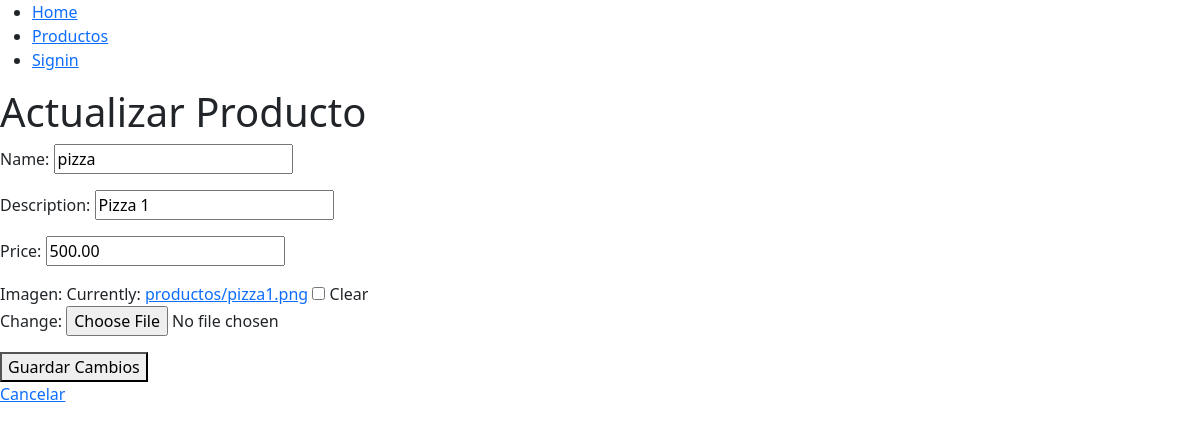
Page /products/1/update/ on the earlier database version.
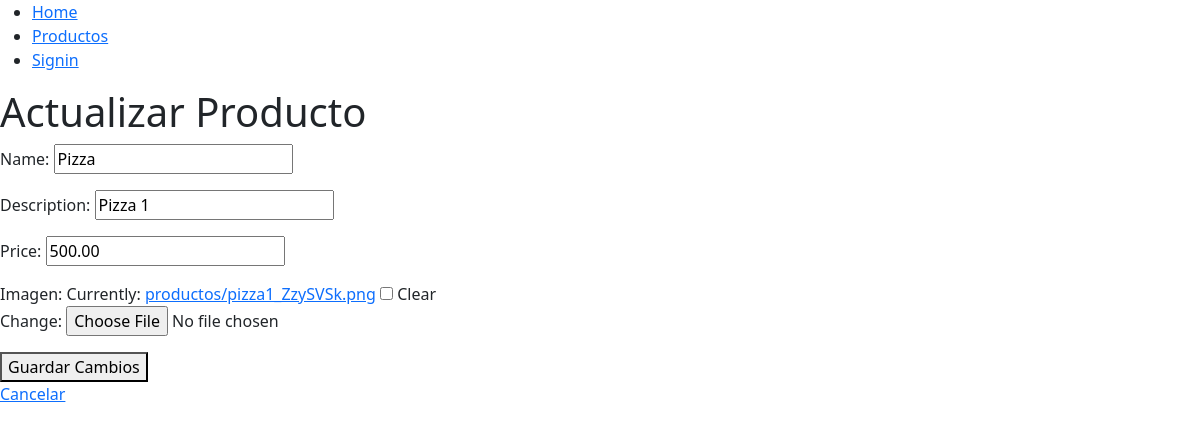
Same page on the later database version.
### product/models.py (models this page shows, shortened)
class Product(models.Model):
    name=models.CharField(max_length=100)
    imagen = models.ImageField(upload_to='productos/', null=True, blank=True)
    description=models.CharField(max_length=100)
    price=models.DecimalField(max_digits=10, decimal_places=2)

### product/views.py (the view)
# urls.py: path('products/<int:id>/update/', views.update_product, name='products_update'),
def update_product(request,id):
    producto = get_object_or_404(Product, id=id)  # Obtener el producto por su ID
    if request.method == 'POST':
        form = ProductForm(request.POST, request.FILES, instance=producto)
        if form.is_valid():
            form.save()  # Guardar los cambios
            return redirect('products')  # Redirigir a la página de detalles del producto
    else:
        form = ProductForm(instance=producto)  # Cargar el formulario con los datos existentes del producto
    return render(request, 'products/update_product.html', {'form': form, 'producto': producto})

### product/forms.py
class ProductForm(forms.ModelForm):
    class Meta:
        model = Product
        fields = ["name", "description", "price", "imagen"]

### product/templates/products/update_product.html (shortened to what this page needs)
{% extends 'base.html' %}
{% block content %}
<h1>Actualizar Producto</h1>
<form method="post" enctype="multipart/form-data">
    {{ form.as_p }}
    <button type="submit">Guardar Cambios</button>
</form>
<a href="{% url 'products' %}">Cancelar</a>
{% endblock %}

### product/templates/base.html (shortened to what this page needs)
{% load static %}
<!DOCTYPE html>
<html lang="en">
  <head>
    <link href="{% static 'css/bootstrap.min.css' %}" rel="stylesheet">
  </head>
  <body>
    <div>
      <ul>
        <li><a href="/">Home</a></li>
        <li><a href="/products">Productos</a></li>
        {% if user.is_authenticated %}
        <li><a href="/signout">Signout</a></li>
        {% else %}
        <li><a href={% url 'signin' %}>Signin</a></li>
        {% endif %}
      </ul>
    </div>
    {% block content %} {% endblock %}
  </body>
</html>

Differences in the rows shown:
changed Product "Pizza 1": name "pizza" → "Pizza"
Other differences:
text no longer shown: "Name: Description: Price: Imagen: Currently: productos/pizza1.png Clear Change:"
text now shown: "Name: Description: Price: Imagen: Currently: productos/pizza1_ZzySVSk.png Clear Change:"
